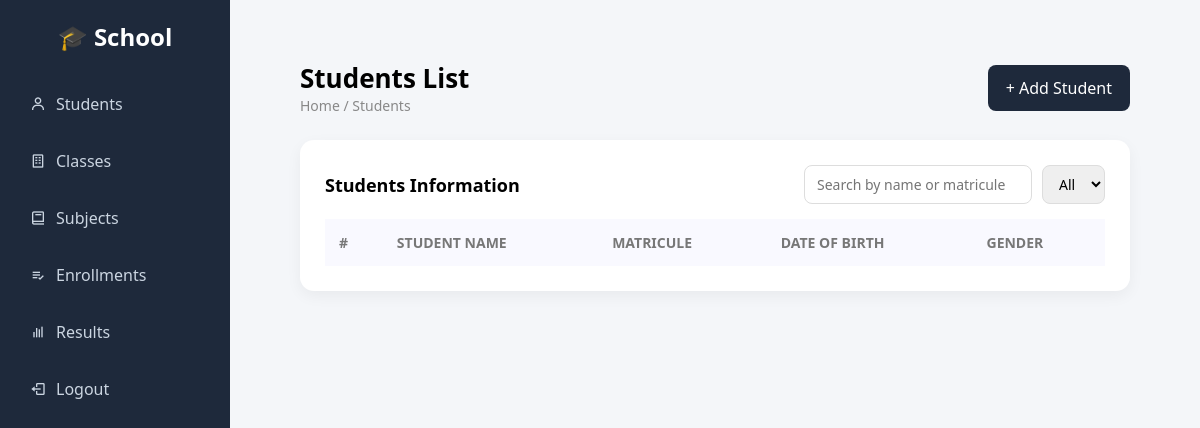
/students (signed in), run on an earlier commit of the app's database.
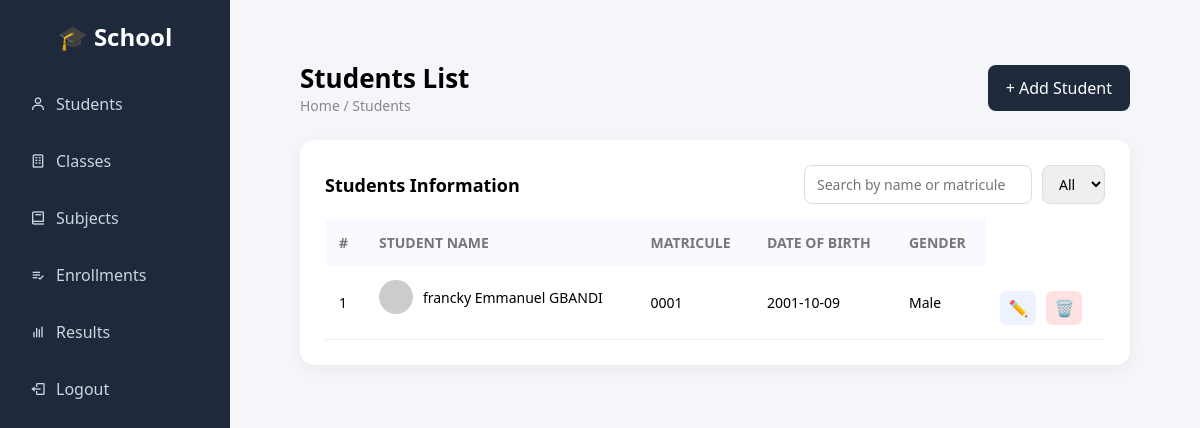
And on a later commit of the database.
### tables this page shows
CREATE TABLE students (
    id INTEGER PRIMARY KEY AUTOINCREMENT,
    name TEXT NOT NULL,
    matricule TEXT UNIQUE NOT NULL,
    date_of_birth TEXT,
    gender TEXT
);

### app.py (the view)
@app.route("/students")
@login_required
def students():
    conn = get_db_connection()
    students = conn.execute("SELECT * FROM students").fetchall()
    conn.close()
    return render_template("students.html", students=students)

### app.py (called while the page is built)
def get_db_connection():
    conn = sqlite3.connect(DB_PATH)
    conn.row_factory = sqlite3.Row
    return conn

def login_required(f):
    @wraps(f)
    def decorated_function(*args, **kwargs):
        if not session.get("admin_logged_in"):
            return redirect(url_for("login"))
        return f(*args, **kwargs)
    return decorated_function

### templates/students.html
{% extends "base.html" %}
{% block extra_css %}
<link rel="stylesheet" href="{{ url_for('static', filename='students.css') }}">
{% endblock %}
{% block content %}
<div class="students-page">
    <div class="header">
        <div>
            <h1>Students List</h1>
            <p>Home / Students</p>
        </div>
        <a href="{{ url_for('add_student') }}" class="btn-primary">+ Add Student</a>
    </div>
    <div class="card">
        <div class="card-header">
            <h2>Students Information</h2>
            <div class="filters">
                <input type="text" placeholder="Search by name or matricule">
                <select>
                    <option>All</option>
                </select>
            </div>
        </div>
        <table>
            <thead>
                <tr>
                    <th>#</th>
                    <th>STUDENT NAME</th>
                    <th>MATRICULE</th>
                    <th>DATE OF BIRTH</th>
                    <th>GENDER</th>
                </tr>
            </thead>
            <tbody>
                {% for student in students %}
                <tr>
                    <td>{{ student.id }}</td>
                    <td class="name">
                        <img src="https://i.pravatar.cc/40?u={{ student.id }}">
                        {{ student.name }}
                    </td>
                    <td>{{ student.matricule }}</td>
                    <td>{{ student.date_of_birth }}</td>
                    <td>{{ student.gender }}</td>
                    <td class="actions">
                        <a href="{{ url_for('edit_student', student_id=student.id) }}" class="btn-edit">
                            ✏️
                        </a>
                        <a href="{{ url_for('delete_student', student_id=student.id) }}"
                        class="btn-delete"
                        onclick="return confirm('Are you sure you want to delete this student?');">
                            🗑️
                        </a>
                    </td>
                </tr>
                {% endfor %}
            </tbody>
        </table>
    </div>
</div>
{% endblock %}

### templates/base.html (shortened to what this page needs)
<!DOCTYPE html>
<html lang="en">
<head>
    <link rel="stylesheet" href="{{ url_for('static', filename='style.css') }}">
    <link href="https://unpkg.com/boxicons@2.1.4/css/boxicons.min.css" rel="stylesheet">
    {% block extra_css %}{% endblock %}
</head>
<body>
<div class="container">
    <aside class="sidebar">
        <h2 class="logo">🎓 School</h2>
        <ul>
            <li><a href="{{ url_for('students') }}"><i class='bx bx-user'></i> Students</a></li>
            <li><a href="{{ url_for('classes') }}"><i class='bx bx-building'></i> Classes</a></li>
            <li><a href="{{ url_for('subjects') }}"><i class='bx bx-book'></i> Subjects</a></li>
            <li><a href="{{ url_for('enrollments') }}"><i class='bx bx-list-check'></i> Enrollments</a></li>
            <li><a href="{{ url_for('results') }}"><i class='bx bx-bar-chart'></i> Results</a></li>
            <li><a href="{{ url_for('logout') }}"><i class='bx bx-log-out'></i> Logout</a></li>
        </ul>
    </aside>
    <main class="main">
        {% block content %}{% endblock %}
    </main>
</div>
</body>
</html>

### static/style.css (style rules this page uses)
* { margin: 0; padding: 0; box-sizing: border-box; font-family: "Segoe UI", sans-serif; }
body { background: #f4f6f9; }
.container { display: flex; min-height: 100vh; }
.sidebar { width: 230px; background: #1e293b; color: #fff; padding: 20px; }
.sidebar .logo { text-align: center; margin-bottom: 30px; }
.sidebar ul { list-style: none; }
.sidebar ul li { margin: 15px 0; }
.sidebar ul li a { color: #cbd5e1; text-decoration: none; display: flex; align-items: center; gap: 10px; padding: 10px; border-radius: 8px; }
.main { flex: 1; padding: 30px; }
.card { background: #fff; padding: 20px; border-radius: 12px; box-shadow: 0 5px 15px rgba(0,0,0,0.05); }

### static/students.css (style rules this page uses)
.students-page { padding: 30px 40px; }
.students-page * { box-sizing: border-box; font-family: "Segoe UI", sans-serif; }
.students-page .header { display: flex; justify-content: space-between; align-items: center; margin-bottom: 25px; }
.students-page .header h1 { font-size: 26px; font-weight: 600; }
.students-page .header p { color: #888; font-size: 14px; }
.students-page .btn-primary { background: #1e293b; color: #fff; border: none; padding: 12px 18px; border-radius: 8px; cursor: pointer; text-decoration: none; }
.students-page .card { width: 100%; background: #fff; border-radius: 14px; padding: 25px; }
.students-page .card-header { display: flex; justify-content: space-between; align-items: center; margin-bottom: 15px; }
.students-page .card-header h2 { font-size: 18px; font-weight: 600; }
.students-page .filters { display: flex; gap: 10px; }
.students-page .filters input, .students-page .filters select { padding: 8px 12px; border-radius: 8px; border: 1px solid #ddd; font-size: 14px; }
.students-page table { width: 100%; border-collapse: collapse; }
.students-page thead { background: #f9f9ff; }
.students-page th, .students-page td { padding: 14px; font-size: 14px; text-align: left; }
.students-page th { color: #777; font-weight: 600; }
.students-page tbody tr { border-bottom: 1px solid #eee; }
.students-page .name { display: flex; align-items: center; gap: 10px; }
.students-page .name img { width: 34px; height: 34px; border-radius: 50%; }
.students-page .actions { display: flex; gap: 10px; }
.students-page .btn-edit, .students-page .btn-delete { text-decoration: none; font-size: 16px; padding: 6px 8px; border-radius: 6px; transition: 0.2s; }
.students-page .btn-edit { background: #eef2ff; color: #4f46e5; }
.students-page .btn-delete { background: #fee2e2; color: #dc2626; }

What changed in the data, as far as the page shows it:
added students: id "1", name "francky Emmanuel GBANDI", matricule "0001", date_of_birth "2001-10-09", gender "Male"
